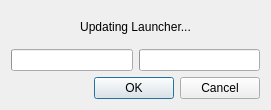
<?xml version="1.0" encoding="UTF-8"?>
<ui version="4.0">
 <class>SelfUpdater</class>
 <widget class="QDialog" name="SelfUpdater">
  <property name="windowModality">
   <enum>Qt::ApplicationModal</enum>
  </property>
  <property name="geometry">
   <rect>
    <x>0</x>
    <y>0</y>
    <width>271</width>
    <height>110</height>
   </rect>
  </property>
  <property name="sizePolicy">
   <sizepolicy hsizetype="Fixed" vsizetype="Fixed">
    <horstretch>0</horstretch>
    <verstretch>0</verstretch>
   </sizepolicy>
  </property>
  <property name="windowTitle">
   <string>Updating</string>
  </property>
  <property name="modal">
   <bool>true</bool>
  </property>
  <layout class="QVBoxLayout" name="verticalLayout">
   <item>
    <widget class="QLabel" name="label">
     <property name="text">
      <string>Updating Launcher...</string>
     </property>
     <property name="alignment">
      <set>Qt::AlignCenter</set>
     </property>
    </widget>
   </item>
   <item>
    <layout class="QHBoxLayout" name="horizontalLayout">
     <item>
      <widget class="QProgressBar" name="progressBar_downoading">
       <property name="value">
        <number>0</number>
       </property>
       <property name="textVisible">
        <bool>false</bool>
       </property>
      </widget>
     </item>
     <item>
      <widget class="QProgressBar" name="progressBar_processing">
       <property name="value">
        <number>0</number>
       </property>
       <property name="textVisible">
        <bool>false</bool>
       </property>
       <property name="format">
        <string>%p%</string>
       </property>
      </widget>
     </item>
    </layout>
   </item>
   <item>
    <layout class="QHBoxLayout" name="horizontalLayout_2">
     <item>
      <spacer name="horizontalSpacer">
       <property name="orientation">
        <enum>Qt::Horizontal</enum>
       </property>
       <property name="sizeHint" stdset="0">
        <size>
         <width>40</width>
         <height>20</height>
        </size>
       </property>
      </spacer>
     </item>
     <item>
      <widget class="QDialogButtonBox" name="buttonBox">
       <property name="standardButtons">
        <set>QDialogButtonBox::Cancel|QDialogButtonBox::Ok</set>
       </property>
      </widget>
     </item>
    </layout>
   </item>
  </layout>
 </widget>
 <resources/>
 <connections/>
</ui>
